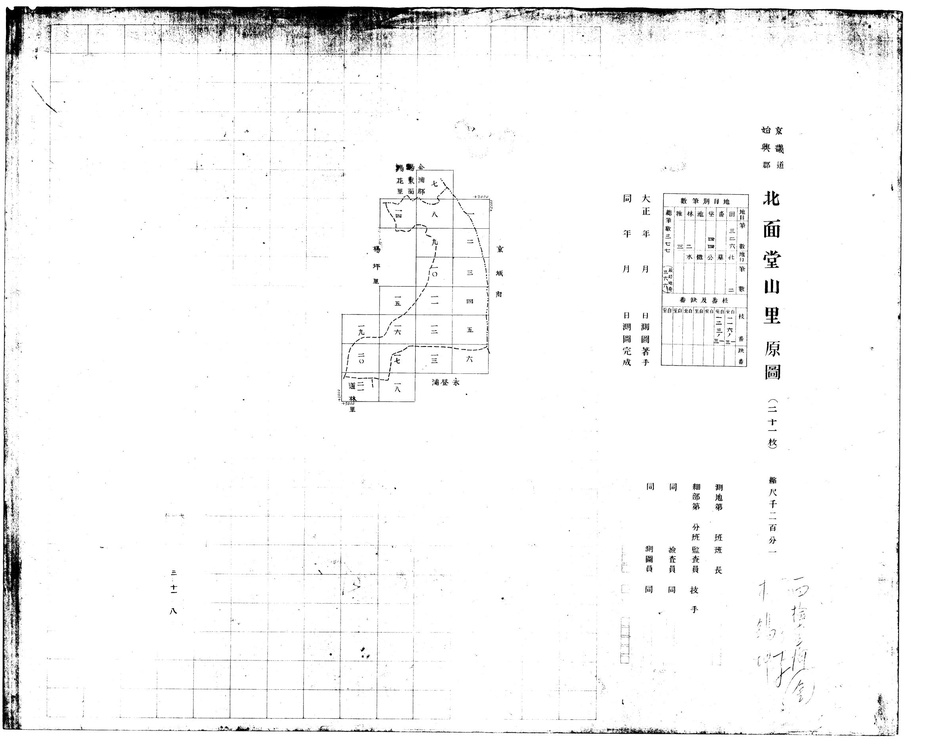
#> input picture source_images/경기도_시흥군_북면_당산리_00.jpg, 943 x 748 px, shrunk from 2380 x 1887 before the run; its folder holds only this picture in this run
$ python cropping.py
#> lines starting #> are read from the running program, lines starting #| are printed output that depends on the picture; after the words box and inside, x2 and y2 are one past the last pixel; in counts of white or black regions, pixels touching at a corner belong together
# 이미지를 박스에 맞춰 자르기

from PIL import Image
import glob
import os
import re
import sys
import cv2
import numpy as np

source_folder_name = 'source_images'
cropped_folder_name = 'auto_cropped_images'

# enable UTF-8 support
if sys.platform == 'win32':
    os.system('chcp 65001')

# 폴더 없으면 만들기
if not os.path.exists(cropped_folder_name):
    os.makedirs(cropped_folder_name)

# 폴더 내에 있는 이미지들 불러오기
image_files = glob.glob(os.path.join(source_folder_name, '*.[pjgPJG][npNP]*'))

# 파일 이름 추출
image_file_names = [os.path.join(source_folder_name, os.path.basename(image)) for image in image_files]

def load_image_unicode(file_path):
#> called with file_path = 'source_images/경기도_시흥군_북면_당산리_00.jpg'
    with open(file_path, 'rb') as f:
        img_array = np.frombuffer(f.read(), np.uint8)
    return cv2.imdecode(img_array, cv2.IMREAD_GRAYSCALE)
#> returned value is the input picture: shape (748, 943); min 0, max 255, mean 246.6

def crop_to_rectangle(image_cv):
    # Check if the image has multiple channels (BGR) or is already grayscale
    if len(image_cv.shape) == 3:
        # Convert to grayscale only if the image has multiple channels
        gray = cv2.cvtColor(image_cv, cv2.COLOR_BGR2GRAY)
    else:
        gray = image_cv

    # Apply GaussianBlur to reduce noise
    blurred = cv2.GaussianBlur(gray, (5, 5), 0)

    # Edge detection: Canny edge detection
    edges = cv2.Canny(blurred, 50, 150)
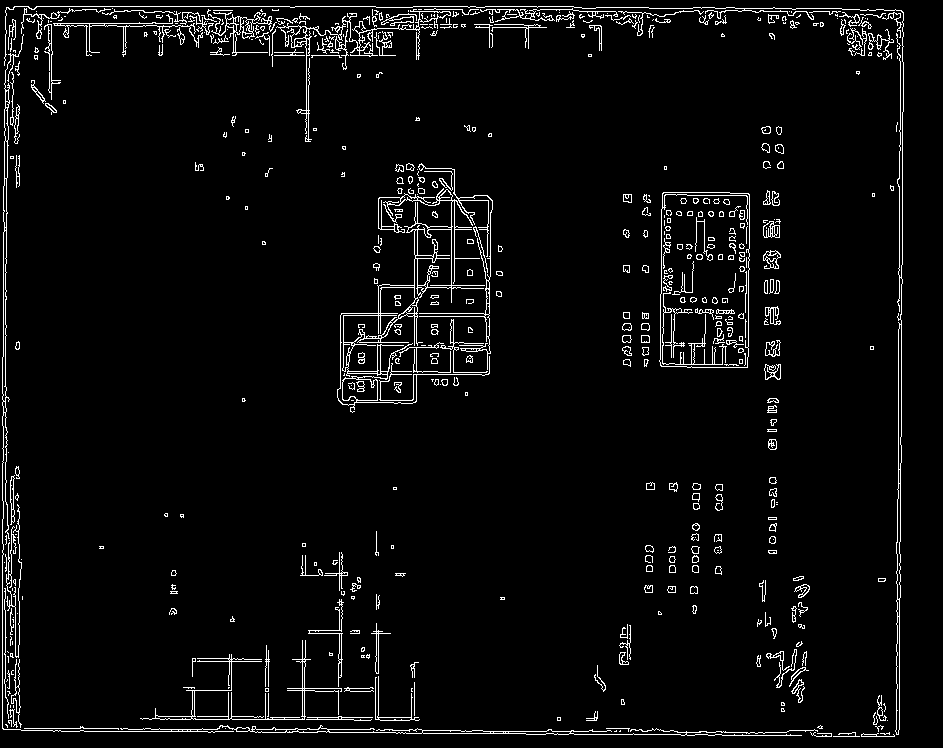
#> edges: shape (748, 943); 4.1% white in thin lines or dots

    # 윤곽선 찾기
    contours, _ = cv2.findContours(edges, cv2.RETR_EXTERNAL, cv2.CHAIN_APPROX_SIMPLE)
#> contours = 446 contours, 309 with area under 20; largest, box (x1, y1, x2, y2) and area: (659, 192, 750, 368) 15288, (337, 163, 493, 413) 7001, (2, 34, 818, 736) 1683, (4, 6, 904, 735) 1182, (276, 9, 451, 142) 817

    # 가장 큰 사각형 찾기
    largest_contour = max(contours, key=cv2.contourArea)
#> largest_contour = contour of 41 points, box (x1, y1, x2, y2) (659, 192, 750, 368), area 15288
    x, y, w, h = cv2.boundingRect(largest_contour)
#> x = 659; y = 192; w = 91; h = 176

    # 이미지 자르기
    cropped_image_cv = image_cv[y:y+h, x:x+w]
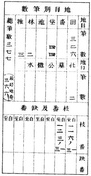
#> cropped_image_cv: shape (176, 91); min 1, max 255, mean 232.5

    return cropped_image_cv

for path in image_file_names:
    try:
        # Ensure path is handled correctly with Unicode encoding
        path = os.fsdecode(path)

        # .jpg 앞의 index 가져오기
        idx = re.search(r'(\d+)\.jpg$', path).group(1)

        image = load_image_unicode(path)

        # 이미지 crop
        cropped_image = crop_to_rectangle(image)

        # cropped 이미지 저장
        cropped_image_path = os.path.join(cropped_folder_name, f"auto_cropped_image_{idx}.jpg")

        # Ensure that the cropped image has valid dimensions
        if cropped_image.size > 0:
            cv2.imwrite(cropped_image_path, cropped_image)
            print(f"Saved cropped image: {cropped_image_path}")
        else:
            print(f"Failed to crop image: {path}")

    except Exception as e:
        print(f"Error processing {path}: {e}")

$ run again, on source_images/경기도_시흥군_북면_당산리_04.jpg
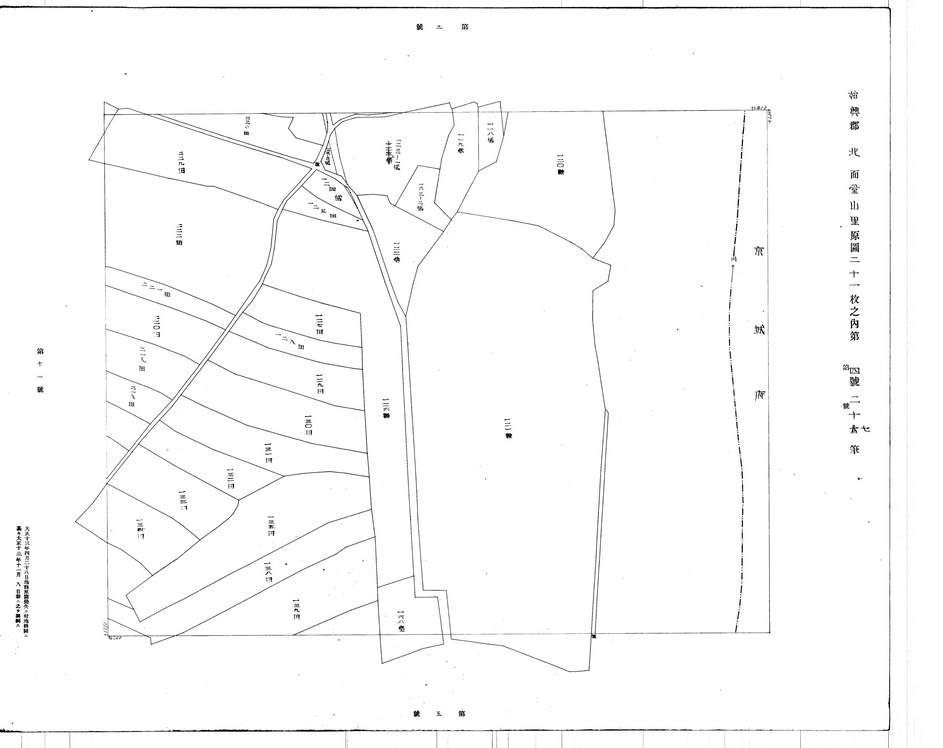
#> input picture source_images/경기도_시흥군_북면_당산리_04.jpg, 943 x 748 px, shrunk from 2380 x 1887 before the run
#> in load_image_unicode, returned value is the input picture: shape (748, 943); min 0, max 255, mean 250.8
#> in crop_to_rectangle, `edges = cv2.Canny(blurred, 50, 150)`:
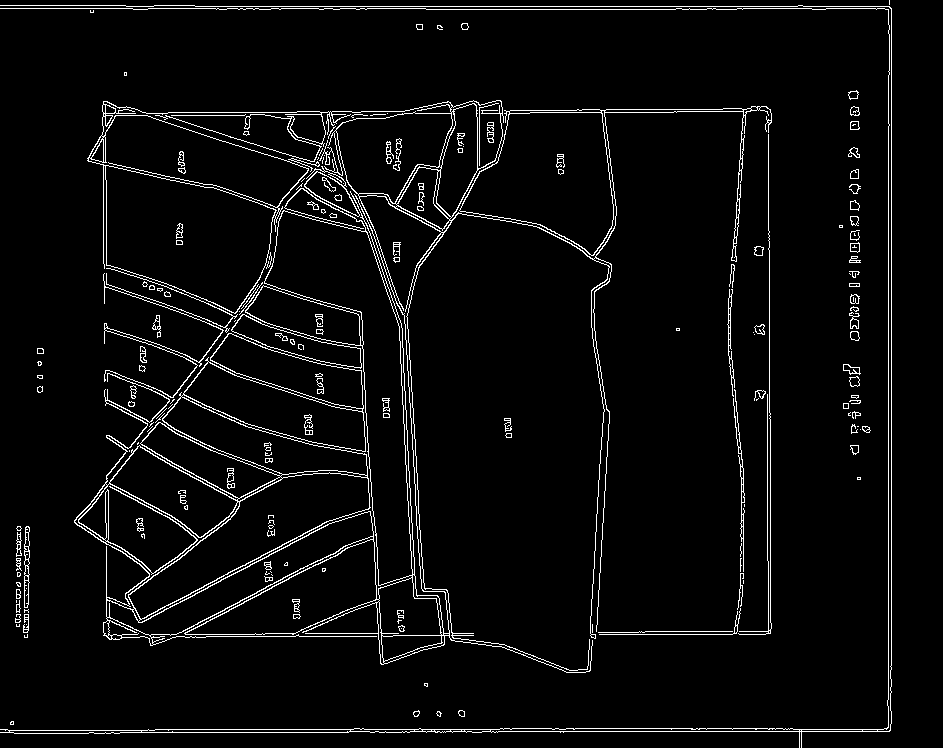
#> edges: shape (748, 943); 4.1% white in thin lines or dots
#> contours = 132 contours, 77 with area under 20; largest, box (x1, y1, x2, y2) and area: (74, 188, 593, 673) 88310, (87, 100, 772, 671) 56777, (231, 314, 362, 369) 2466, (0, 5, 892, 748) 2374, (304, 166, 360, 217) 1074
#> largest_contour = contour of 3977 points, box (x1, y1, x2, y2) (74, 188, 593, 673), area 88310
#> x = 74; y = 188; w = 519; h = 485
#> in crop_to_rectangle, `cropped_image_cv = image_cv[y:y+h, x:x+w]`:
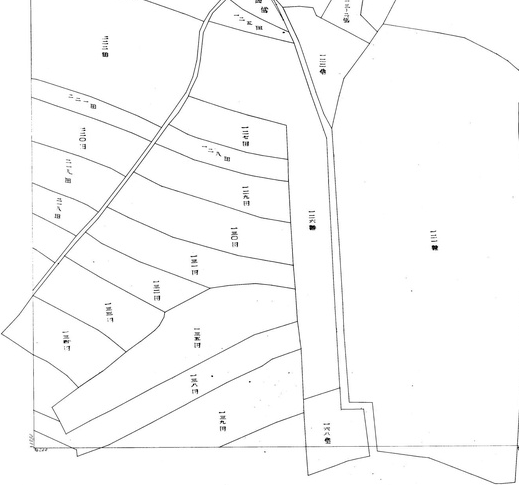
#> cropped_image_cv: shape (485, 519); min 0, max 255, mean 250.2

$ run again, on source_images/경기도_시흥군_북면_당산리_05.jpg
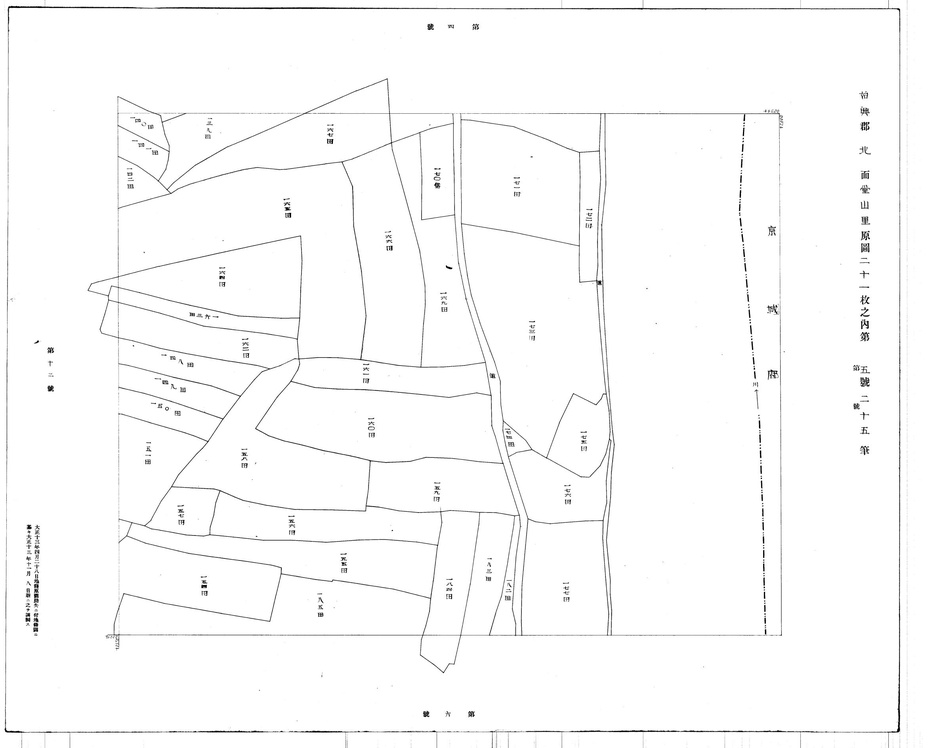
#> input picture source_images/경기도_시흥군_북면_당산리_05.jpg, 943 x 748 px, shrunk from 2380 x 1887 before the run
#> in load_image_unicode, returned value is the input picture: shape (748, 943); min 0, max 255, mean 250.6
#> in crop_to_rectangle, `edges = cv2.Canny(blurred, 50, 150)`:
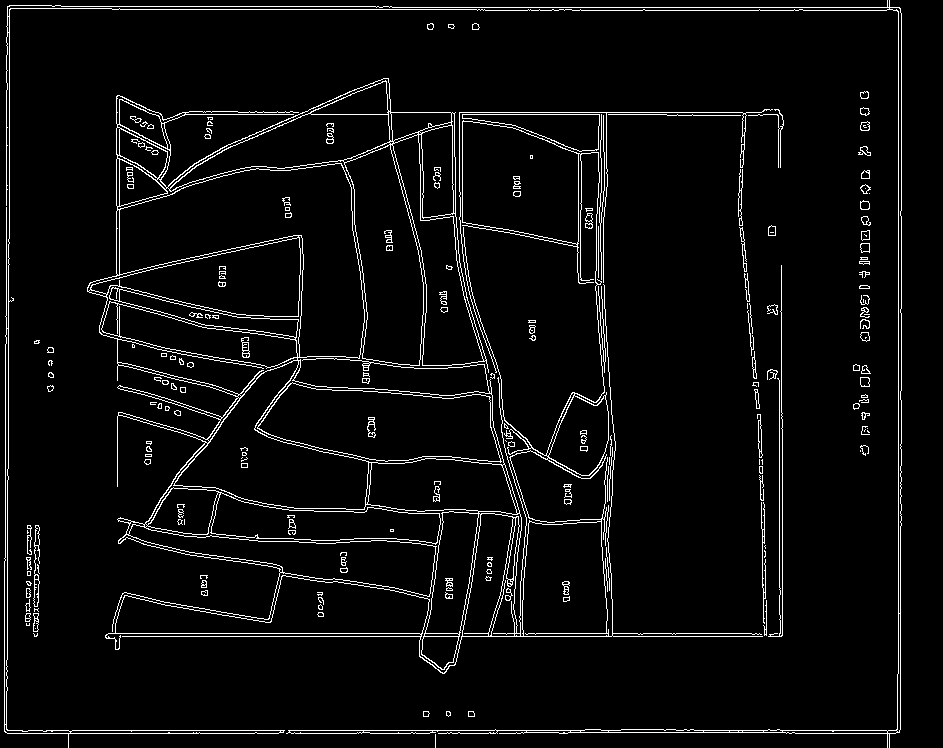
#> edges: shape (748, 943); 4.6% white in thin lines or dots
#> contours = 132 contours, 75 with area under 20; largest, box (x1, y1, x2, y2) and area: (87, 78, 763, 674) 186126, (4, 0, 902, 748) 7737, (462, 114, 600, 152) 2610, (33, 525, 40, 607) 210, (757, 414, 763, 458) 98
#> largest_contour = contour of 4385 points, box (x1, y1, x2, y2) (87, 78, 763, 674), area 186126
#> x = 87; y = 78; w = 676; h = 596
#> in crop_to_rectangle, `cropped_image_cv = image_cv[y:y+h, x:x+w]`:
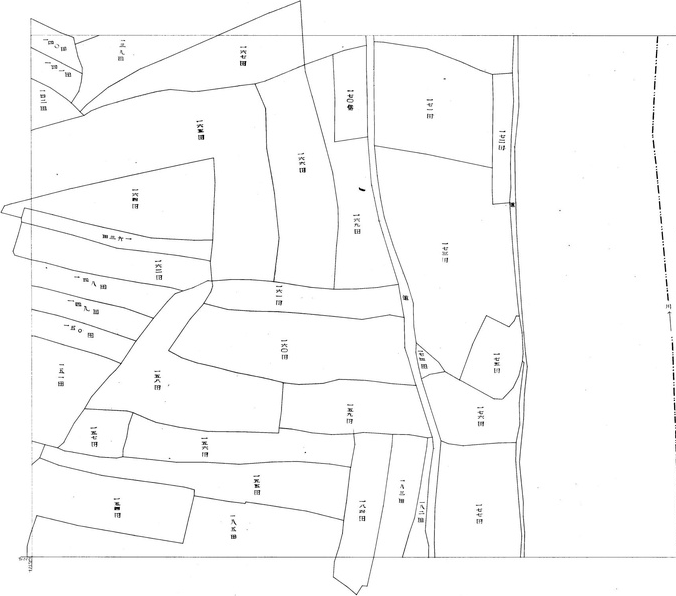
#> cropped_image_cv: shape (596, 676); min 0, max 255, mean 250.1

$ run again, on source_images/경기도_시흥군_북면_당산리_06.jpg
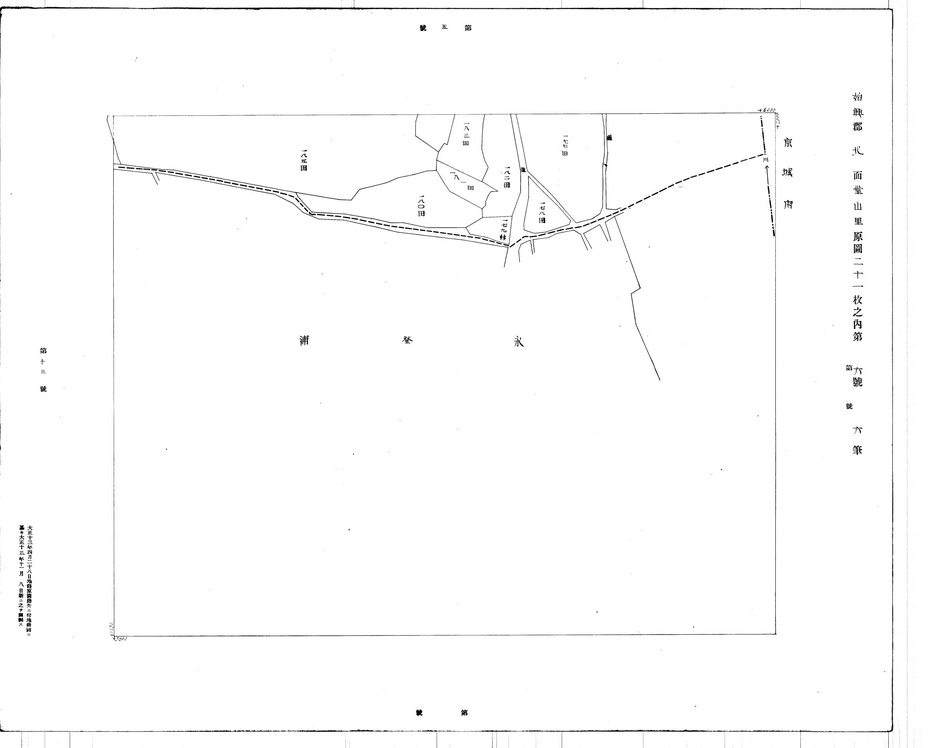
#> input picture source_images/경기도_시흥군_북면_당산리_06.jpg, 943 x 748 px, shrunk from 2380 x 1887 before the run
#> in load_image_unicode, returned value is the input picture: shape (748, 943); min 0, max 255, mean 252.2
#> in crop_to_rectangle, `edges = cv2.Canny(blurred, 50, 150)`:
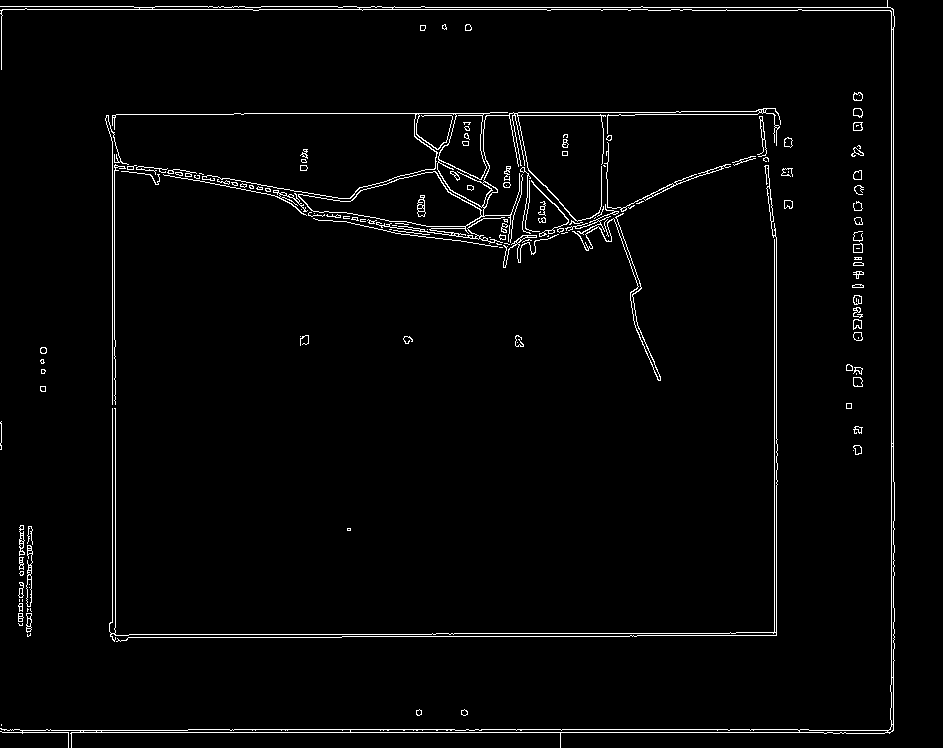
#> edges: shape (748, 943); 2.4% white in thin lines or dots
#> contours = 138 contours, 81 with area under 20; largest, box (x1, y1, x2, y2) and area: (112, 108, 781, 244) 7666, (0, 0, 895, 748) 5766, (26, 545, 33, 607) 196, (604, 142, 731, 212) 172, (109, 165, 778, 642) 118
#> largest_contour = contour of 1547 points, box (x1, y1, x2, y2) (112, 108, 781, 244), area 7666
#> x = 112; y = 108; w = 669; h = 136
#> in crop_to_rectangle, `cropped_image_cv = image_cv[y:y+h, x:x+w]`:
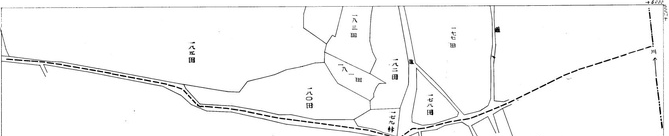
#> cropped_image_cv: shape (136, 669); min 0, max 255, mean 247.2

$ run again, on source_images/경기도_시흥군_북면_당산리_01.jpg
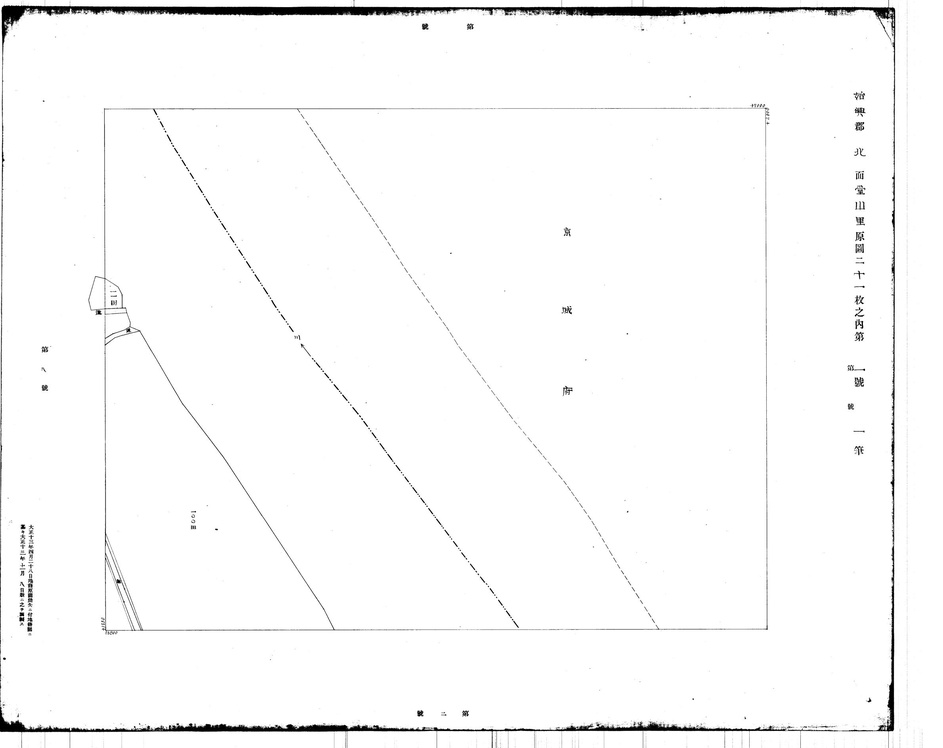
#> input picture source_images/경기도_시흥군_북면_당산리_01.jpg, 943 x 748 px, shrunk from 2380 x 1887 before the run
#> in load_image_unicode, returned value is the input picture: shape (748, 943); min 0, max 255, mean 249.5
#> in crop_to_rectangle, `edges = cv2.Canny(blurred, 50, 150)`:
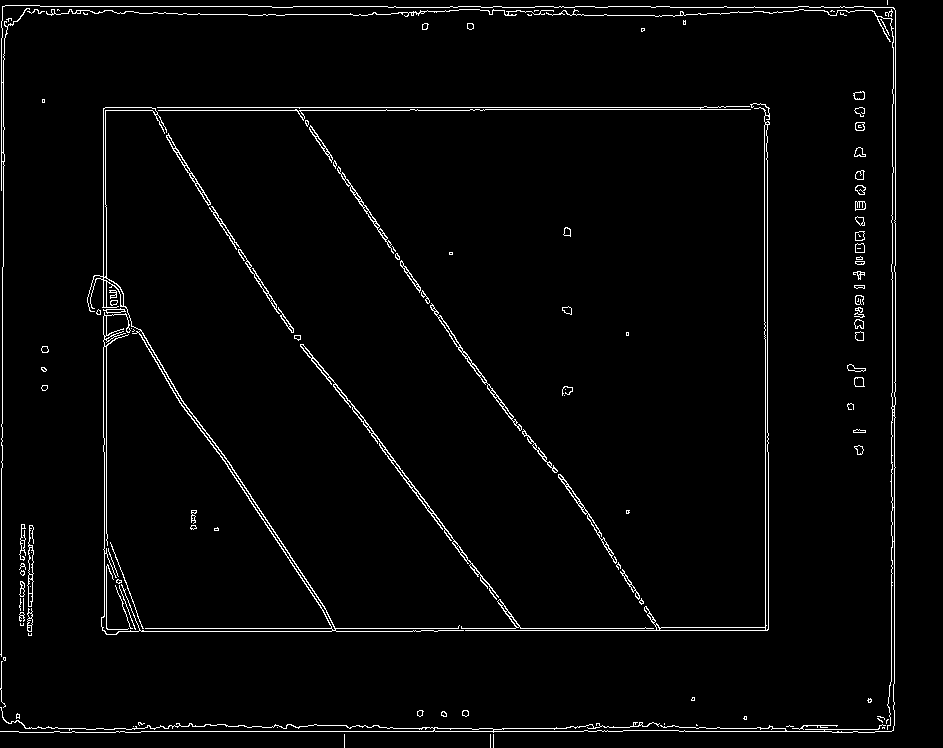
#> edges: shape (748, 943); 2.6% white in thin lines or dots
#> contours = 127 contours, 71 with area under 20; largest, box (x1, y1, x2, y2) and area: (87, 107, 464, 635) 2108, (465, 103, 770, 631) 1784, (0, 5, 896, 733) 922, (300, 344, 499, 600) 830, (430, 303, 522, 431) 450
#> largest_contour = contour of 1061 points, box (x1, y1, x2, y2) (87, 107, 464, 635), area 2108
#> x = 87; y = 107; w = 377; h = 528
#> in crop_to_rectangle, `cropped_image_cv = image_cv[y:y+h, x:x+w]`:
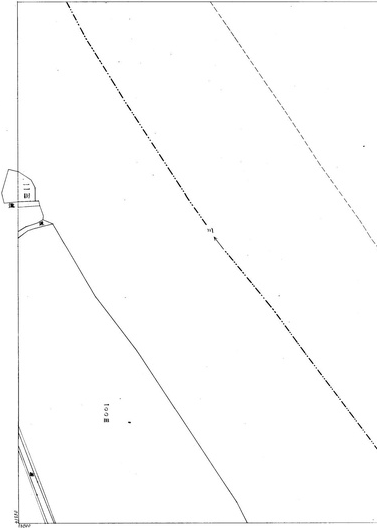
#> cropped_image_cv: shape (528, 377); min 0, max 255, mean 252.5
